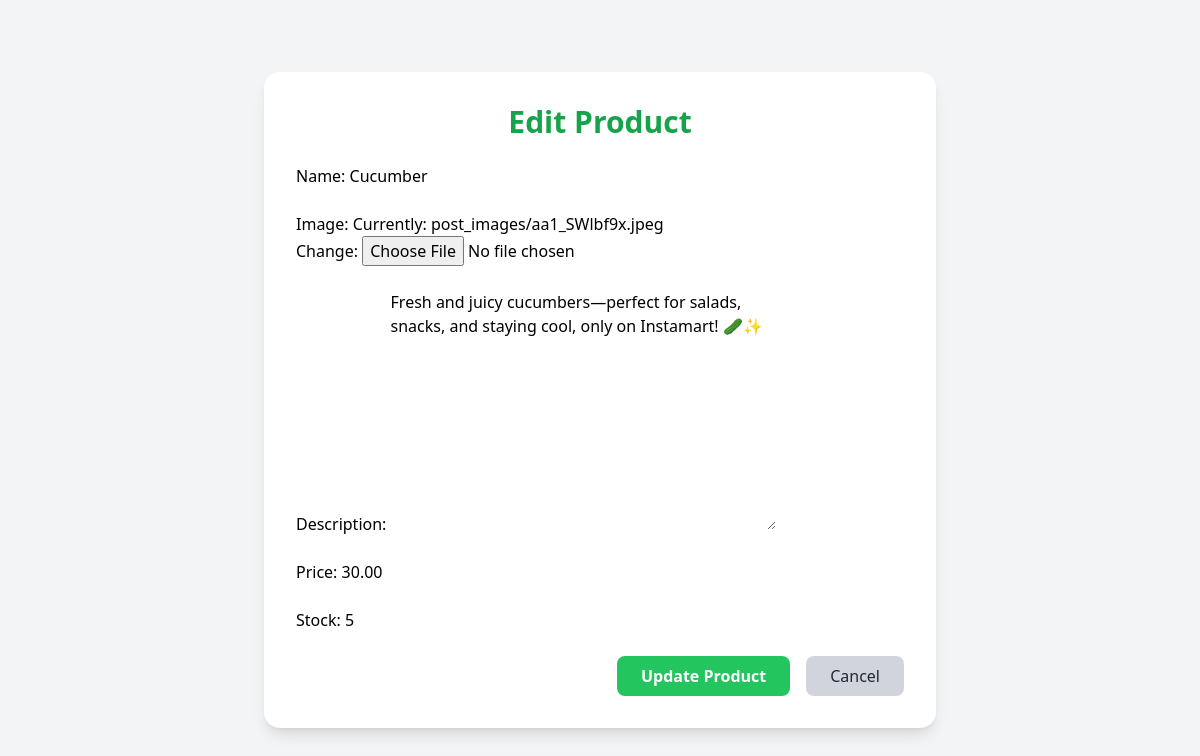
Page /edit/1/ on the committed database.
### InstaGrocery/models.py (models this page shows, shortened)
class Product(models.Model):
    name = models.CharField(max_length=200)
    image = models.ImageField(upload_to="post_images/", null=True)
    description = models.TextField()
    price = models.DecimalField(max_digits=10, decimal_places=2)
    stock = models.IntegerField(default=0)

### InstaGrocery/views.py (the view)
# urls.py: path('edit/<int:product_id>/', views.edit_product, name='edit_product'), #URL pattern for editing a product
def edit_product(request, product_id):
    prod = Product.objects.get(id=product_id)
    if request.method == "POST" :
        fm = ProductForm(request.POST, request.FILES, instance=prod)
        if fm.is_valid():
            fm.save()
            return redirect("home")  # Make sure "sucess" URL name exists!
    else:
        fm = ProductForm(instance=prod)  # GET request → show existing product
    return render(request, 'InstaGrocery/edit_product.html', {'fm': fm})

### InstaGrocery/forms.py
class ProductForm(forms.ModelForm):
    class Meta:
        model = Product
        fields = '__all__'

### InstaGrocery/Templates/InstaGrocery/edit_product.html (shortened to what this page needs)
<!DOCTYPE html>
<html lang="en">
<head>
    <script src="https://cdn.tailwindcss.com"></script>
</head>
<body class="bg-gray-100 flex items-center justify-center min-h-screen">
    <div class="bg-white p-8 shadow-lg rounded-2xl w-full max-w-2xl">
        <h1 class="text-3xl font-bold text-center text-green-600 mb-6">Edit Product</h1>
        <form method="POST" enctype="multipart/form-data" class="space-y-6">
            {{ fm.as_p }}
            <div class="flex justify-end gap-4">
                <button
                    type="submit"
                    class="bg-green-500 hover:bg-green-600 text-white font-semibold px-6 py-2 rounded-lg transition"
                >
                    Update Product
                </button>
                <a
                    href="{% url 'home' %}"
                    class="bg-gray-300 hover:bg-gray-400 text-gray-800 px-6 py-2 rounded-lg transition"
                >
                    Cancel
                </a>
            </div>
        </form>
    </div>
</body>
</html>

### rows in the picture
Product: name "Cucumber", description "Fresh and juicy cucumbers—perfect for salads, snacks, and staying cool, only on Instamart! 🥒✨", price "30.00", stock "5"
